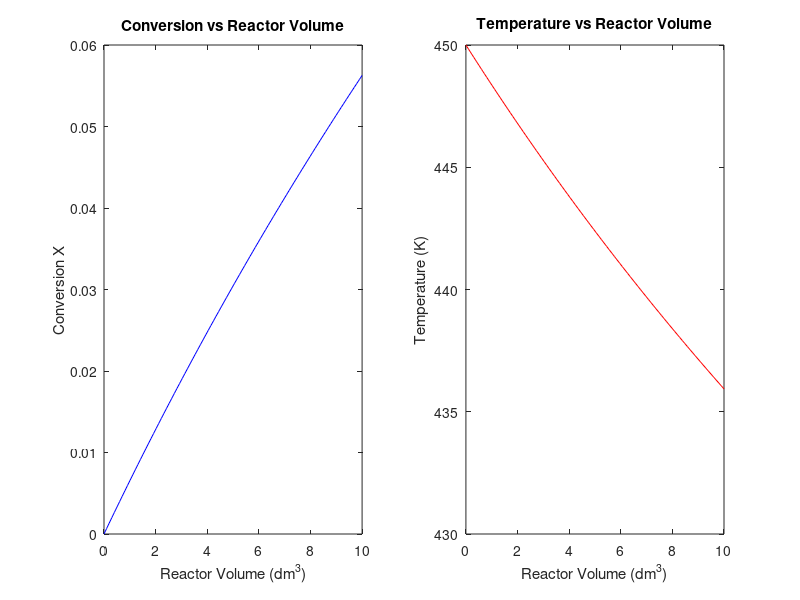
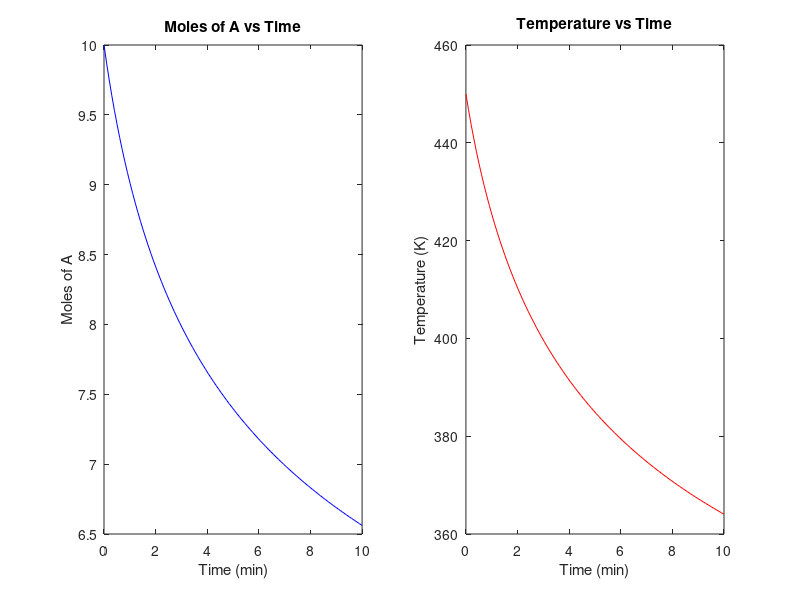
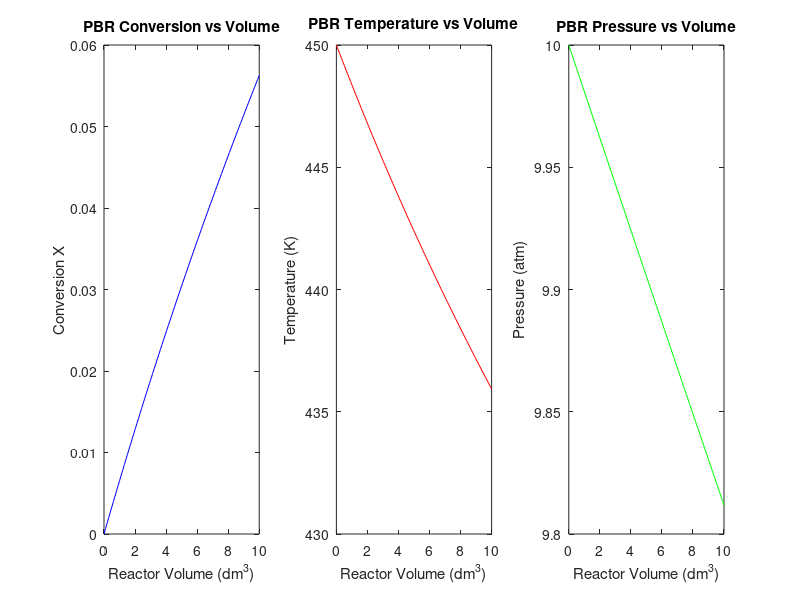

Source code (MATLAB) for these figures, in order:
% MATLAB Script 

% Given Data
F_A0 = 20; % mol/s, inlet molar flow rate of A
T0 = 450; % K, inlet temperature
P0 = 10; % atm, initial pressure
V_max = 10; % dm^3, max reactor volume for plotting
Cp_A = 40; % J/mol-K
Cp_B = 25; % J/mol-K
Cp_C = 15; % J/mol-K
Delta_H_A = -70e3; % J/mol
Delta_H_B = -50e3; % J/mol
Delta_H_C = -40e3; % J/mol
R = 8.314; % J/mol-K
k_450 = 0.133; % Rate constant at 450 K
delta_H_rxn = Delta_H_B + Delta_H_C - Delta_H_A; % Reaction enthalpy
E = 31.4e3; % J/mol, activation energy

% Define rate equation
rate = @(X, T) -k_450 * exp((E/R) * (1/450 - 1/T)) * (1 - X);

% Define ODEs for PFR
pfr_odes = @(V, Y) [ -rate(Y(1), Y(2)) / F_A0;
                     (-delta_H_rxn * rate(Y(1), Y(2))) / (F_A0 * (Cp_A + Cp_B + Cp_C)) ];                 
% Solve ODEs
V_span = linspace(0, V_max, 100);
X0 = [0; T0];
[V, sol] = ode45(pfr_odes, V_span, X0);
X_sol = sol(:,1);
T_sol = sol(:,2);

% Plot results
figure;
subplot(1,2,1);
plot(V, X_sol, 'b');
xlabel('Reactor Volume (dm^3)'); ylabel('Conversion X');
title('Conversion vs Reactor Volume');

subplot(1,2,2);
plot(V, T_sol, 'r');
xlabel('Reactor Volume (dm^3)'); ylabel('Temperature (K)');
title('Temperature vs Reactor Volume');

% CSTR Analysis
X_CSTR = 0.9;
V_CSTR = F_A0 * (1 - X_CSTR) / -rate(X_CSTR, T0);
disp(['Required CSTR Volume: ', num2str(V_CSTR), ' dm^3']);

% Batch Reactor Analysis
batch_odes = @(t, Y) [ rate(1 - Y(1)/10, Y(2)) * 10;
                       (-delta_H_rxn * rate(1 - Y(1)/10, Y(2))) / (Cp_A + Cp_B + Cp_C) ];
                   
time_span = linspace(0, 10, 100);
Y0_batch = [10; T0];
[t, batch_sol] = ode45(batch_odes, time_span, Y0_batch);
N_A_sol = batch_sol(:,1);
T_batch_sol = batch_sol(:,2);

% Plot Batch Reactor Results
figure;
subplot(1,2,1);
plot(t, N_A_sol, 'b');
xlabel('Time (min)'); ylabel('Moles of A');
title('Moles of A vs Time');

subplot(1,2,2);
plot(t, T_batch_sol, 'r');
xlabel('Time (min)'); ylabel('Temperature (K)');
title('Temperature vs Time');

% Pressure Drop Analysis in PBR
rho_b = 1; % kg/dm^3
alpha = 0.019;

pbr_odes = @(V, Y) [ -rate(Y(1), Y(2)) / F_A0;
                      (-delta_H_rxn * rate(Y(1), Y(2))) / (F_A0 * (Cp_A + Cp_B + Cp_C));
                      -alpha * (Y(3) / P0) ];

Y0_pbr = [0; T0; P0];
[V, pbr_sol] = ode45(pbr_odes, V_span, Y0_pbr);
X_pbr_sol = pbr_sol(:,1);
T_pbr_sol = pbr_sol(:,2);
P_pbr_sol = pbr_sol(:,3);

% Plot PBR results
figure;
subplot(1,3,1);
plot(V, X_pbr_sol, 'b');
xlabel('Reactor Volume (dm^3)'); ylabel('Conversion X');
title('PBR Conversion vs Volume');

subplot(1,3,2);
plot(V, T_pbr_sol, 'r');
xlabel('Reactor Volume (dm^3)'); ylabel('Temperature (K)');
title('PBR Temperature vs Volume');

subplot(1,3,3);
plot(V, P_pbr_sol, 'g');
xlabel('Reactor Volume (dm^3)'); ylabel('Pressure (atm)');
title('PBR Pressure vs Volume');